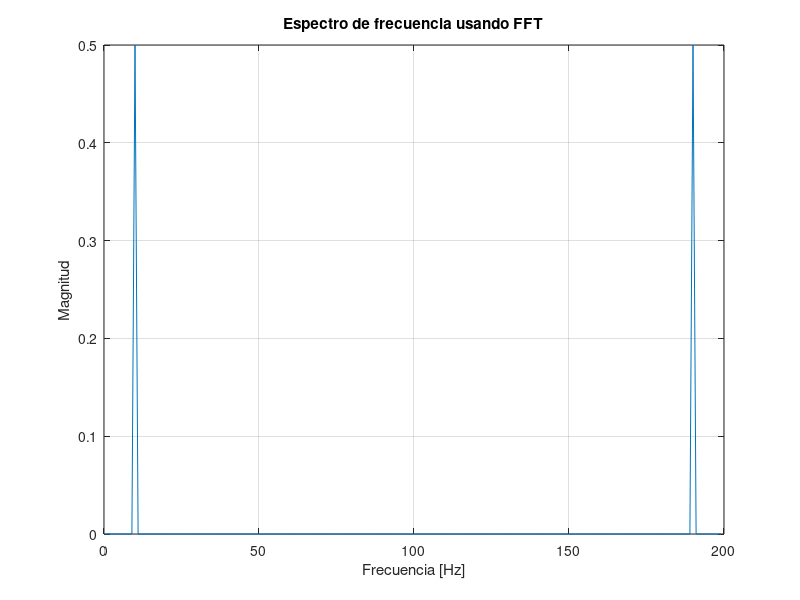

Write MATLAB code to recreate this figure.
clear all;
close all;
clc;

A = 1;
f = 10;
fs = 200;
N = 200;

n = 0:N-1;
t = n / fs;

x = A * sin(2*pi*f*t);

% FFT
X = fft(x);

% Eje de frecuencias
frecuencias = (0:N-1) * fs / N;

% Magnitud normalizada
magnitud = abs(X) / N;

figure;
plot(frecuencias, magnitud);
grid on;
title('Espectro de frecuencia usando FFT');
xlabel('Frecuencia [Hz]');
ylabel('Magnitud');
